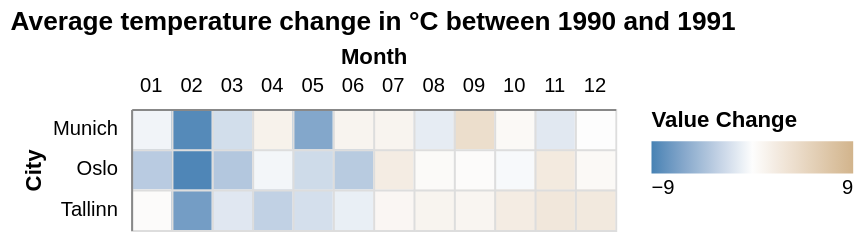

The Vega-Lite source for this figure:
### Vega-Lite specification from a JSON file in a GitHub repository (floating-point values rounded to 4 significant figures)
{"$schema": "https://vega.github.io/schema/vega-lite/v5.json", "title": {"text": "Average temperature change in °C between 1990 and 1991"}, "data": {"values": [{"a": "Munich", "b": "01", "c": -0.6}, {"a": "Munich", "b": "02", "c": -8.4}, {"a": "Munich", "b": "03", "c": -2.2}, {"a": "Munich", "b": "04", "c": 1.35}, {"a": "Munich", "b": "05", "c": -6.2}, {"a": "Munich", "b": "06", "c": 1.1}, {"a": "Munich", "b": "07", "c": 1.1}, {"a": "Munich", "b": "08", "c": -1.2}, {"a": "Munich", "b": "09", "c": 3.8}, {"a": "Munich", "b": "10", "c": 0.5}, {"a": "Munich", "b": "11", "c": -1.45}, {"a": "Munich", "b": "12", "c": 0}, {"a": "Oslo", "b": "01", "c": -3.5}, {"a": "Oslo", "b": "02", "c": -8.65}, {"a": "Oslo", "b": "03", "c": -3.8}, {"a": "Oslo", "b": "04", "c": -0.5}, {"a": "Oslo", "b": "05", "c": -2.4}, {"a": "Oslo", "b": "06", "c": -3.55}, {"a": "Oslo", "b": "07", "c": 2}, {"a": "Oslo", "b": "08", "c": 0.4}, {"a": "Oslo", "b": "09", "c": 0.25}, {"a": "Oslo", "b": "10", "c": -0.3}, {"a": "Oslo", "b": "11", "c": 2.3}, {"a": "Oslo", "b": "12", "c": 0.5}, {"a": "Tallinn", "b": "01", "c": 0.2}, {"a": "Tallinn", "b": "02", "c": -6.95}, {"a": "Tallinn", "b": "03", "c": -1.5}, {"a": "Tallinn", "b": "04", "c": -3.1}, {"a": "Tallinn", "b": "05", "c": -2.1}, {"a": "Tallinn", "b": "06", "c": -1}, {"a": "Tallinn", "b": "07", "c": 0.8}, {"a": "Tallinn", "b": "08", "c": 1.1}, {"a": "Tallinn", "b": "09", "c": 0.95}, {"a": "Tallinn", "b": "10", "c": 2}, {"a": "Tallinn", "b": "11", "c": 2.65}, {"a": "Tallinn", "b": "12", "c": 2.4}]}, "config": {"axis": {"grid": true, "bandPosition": 0}, "legend": {"gradientDirection": "horizontal"}}, "encoding": {"y": {"field": "a", "type": "nominal", "title": "City", "axis": {"labelColor": "black", "tickColor": "white"}}, "x": {"field": "b", "type": "ordinal", "title": "Month", "axis": {"orient": "top", "labelColor": "black", "labelAngle": 0, "tickColor": "white"}}, "color": {"field": "c", "type": "quantitative"}}, "layer": [{"mark": {"type": "rect", "tooltip": true}, "encoding": {"color": {"field": "c", "type": "quantitative", "title": "Value Change", "scale": {"domain": [-9, 0, 9], "range": ["steelblue", "#FDFDFD", "#D2B48C"]}}}}]}
